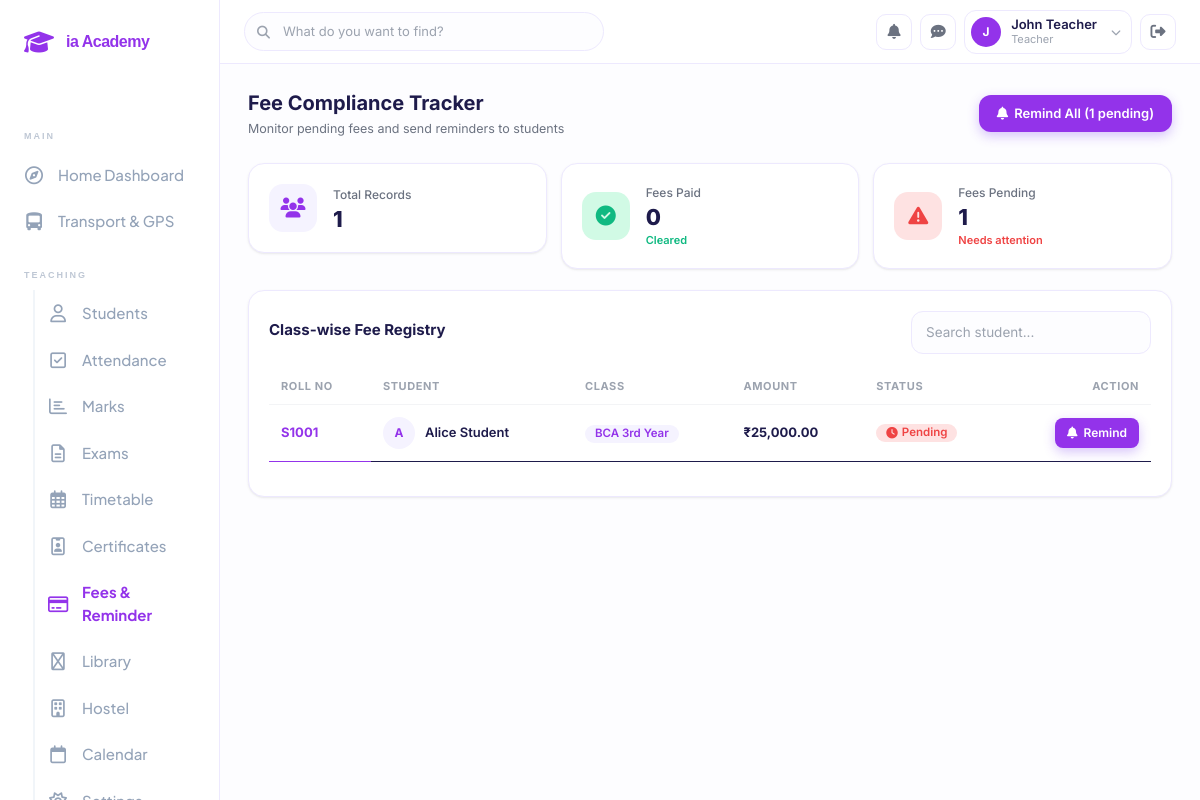
Screenshot of /teacher/fees_overview.php (signed in) with the database file from the repository.
### tables this page shows
CREATE TABLE fees (
    id INT AUTO_INCREMENT PRIMARY KEY,
    student_id INT NOT NULL,
    amount DECIMAL(10, 2) NOT NULL,
    due_date DATE NOT NULL,
    paid_date DATE,
    status ENUM('pending', 'paid', 'overdue') DEFAULT 'pending',
    receipt_no VARCHAR(100) UNIQUE,
    FOREIGN KEY (student_id) REFERENCES students(id) ON DELETE CASCADE
);

CREATE TABLE students (
    id INT AUTO_INCREMENT PRIMARY KEY,
    user_id INT NOT NULL,
    roll_no VARCHAR(50) UNIQUE NOT NULL,
    class VARCHAR(50),
    semester INT,
    parent_phone VARCHAR(20),
    FOREIGN KEY (user_id) REFERENCES users(id) ON DELETE CASCADE
);

CREATE TABLE users (
    id INT AUTO_INCREMENT PRIMARY KEY,
    name VARCHAR(255) NOT NULL,
    email VARCHAR(255) UNIQUE NOT NULL,
    password VARCHAR(255) NOT NULL,
    role ENUM('admin', 'teacher', 'student', 'parent') NOT NULL,
    phone VARCHAR(20),
    created_at TIMESTAMP DEFAULT CURRENT_TIMESTAMP
);

### config/db.php (called while the page is built, shortened)
<?php
if (!class_exists('SmartPDOStatement')) {
    class SmartPDOStatement {
        private $stmt;
        private array $rows = [];
        public function __construct($stmtOrBridge, string $sql = '') {
            if ($stmtOrBridge instanceof NeonHttpBridge) {
                $this->httpBridge = $stmtOrBridge;
                $this->sql = $sql;
            } else {
                $this->stmt = $stmtOrBridge;
            }
        }
        public function fetchAll(int $mode = PDO::FETCH_ASSOC, ...$args): array {
            if ($this->stmt) {
                return $this->stmt->fetchAll($mode, ...$args);
            }
            return $this->rows;
        }
    }
    class SmartPDO {
        private ?PDO $pdo = null;
        private ?NeonHttpBridge $http = null;
        private string $driver;
        public function __construct($pdoOrBridge, string $driver = 'pgsql') {
            $this->driver = $driver;
            if ($pdoOrBridge instanceof PDO) {
                $this->pdo = $pdoOrBridge;
            } elseif ($pdoOrBridge instanceof NeonHttpBridge) {
                $this->http = $pdoOrBridge;
            }
        }
        public static function translateSql(string $sql, string $driver = 'pgsql'): string {
            if ($driver !== 'pgsql') {
                return $sql;
            }
            $s = trim($sql);
            $s = str_replace('`', '', $s);
            $s = preg_replace('/\bCURDATE\s*\(\s*\)/i', 'CURRENT_DATE', $s);
            $s = preg_replace('/\bMONTH\s*\(\s*([a-zA-Z0-9_.]+)\s*\)/i', 'EXTRACT(MONTH FROM $1)::int', $s);
            $s = preg_replace('/\bYEAR\s*\(\s*([a-zA-Z0-9_.]+)\s*\)/i', 'EXTRACT(YEAR FROM $1)::int', $s);
            $s = preg_replace('/\bDATE_ADD\s*\(\s*NOW\s*\(\s*\)\s*,\s*INTERVAL\s+(\d+\s+[A-Z]+)\s*\)/i', "(NOW() + INTERVAL '$1')", $s);
            $s = preg_replace('/\bTIMESTAMPDIFF\s*\(\s*SECOND\s*,\s*([a-zA-Z0-9_.]+)\s*,\s*NOW\s*\(\s*\)\s*\)/i', 'EXTRACT(EPOCH FROM (NOW() - $1))::int', $s);
            $s = preg_replace('/\bCAST\s*\(\s*SUBSTRING_INDEX\s*\(\s*([a-zA-Z0-9_.]+)\s*,\s*\'-\'\s*,\s*-1\s*\)\s+AS\s+UNSIGNED\s*\)/i', "CAST(SPLIT_PART($1, '-', 2) AS INTEGER)", $s);
            $s = preg_replace('/\bSUM\s*\(\s*([a-zA-Z0-9_.]+)\s*=\s*(\'[^\']*\')\s*\)/i', 'SUM(CASE WHEN $1 = $2 THEN 1 ELSE 0 END)', $s);
            return $s;
        }
        public function query(string $sql, ?int $fetchMode = null, ...$fetchModeArgs) {
            $translated = self::translateSql($sql, $this->driver);
            if ($this->pdo) {
                $stmt = $fetchMode !== null
                    ? $this->pdo->query($translated, $fetchMode, ...$fetchModeArgs)
                    : $this->pdo->query($translated);
                return new SmartPDOStatement($stmt);
            }
            $stmt = new SmartPDOStatement($this->http, $translated);
            $stmt->execute([]);
            return $stmt;
        }
    }
}
if (!function_exists('get_env_val')) {
    function get_env_val(array $keys, $default = null) {
        return $default;
    }
}
$pg_host = get_env_val(['PGHOST', 'POSTGRES_HOST']);
$pg_db   = get_env_val(['PGDATABASE', 'POSTGRES_DATABASE'], 'neondb');
$pg_user = get_env_val(['PGUSER', 'POSTGRES_USER']);
$pg_pass = get_env_val(['PGPASSWORD', 'POSTGRES_PASSWORD']);
$db_url  = get_env_val(['DATABASE_URL', 'POSTGRES_URL']);
$options = [
    PDO::ATTR_ERRMODE            => PDO::ERRMODE_EXCEPTION,
    PDO::ATTR_DEFAULT_FETCH_MODE => PDO::FETCH_ASSOC,
    PDO::ATTR_EMULATE_PREPARES   => true,
    PDO::ATTR_TIMEOUT            => 8,
];
if ($pg_host && $pg_user) {
    try {
        if (extension_loaded('pdo_pgsql')) {
            $dsn = "pgsql:host={$pg_host};port=5432;dbname={$pg_db};sslmode=require";
            $rawPdo = new PDO($dsn, $pg_user, $pg_pass, $options);
            $pdo = new SmartPDO($rawPdo, 'pgsql');
        } else {
            $connStr = $db_url ?: "postgresql://{$pg_user}:{$pg_pass}@{$pg_host}/{$pg_db}?sslmode=require";
            $bridge = new NeonHttpBridge($pg_host, $connStr);
            $pdo = new SmartPDO($bridge, 'pgsql');
        }
    } catch (\Throwable $e) {
        try {
            $connStr = $db_url ?: "postgresql://{$pg_user}:{$pg_pass}@{$pg_host}/{$pg_db}?sslmode=require";
            $bridge = new NeonHttpBridge($pg_host, $connStr);
            $pdo = new SmartPDO($bridge, 'pgsql');
        } catch (\Throwable $e2) {
            http_response_code(500);
            die("Database connection error.");
        }
    }
} else {
    $host = get_env_val(['DB_HOST', 'MYSQLHOST', 'MYSQL_HOST'], 'localhost');
    $port = get_env_val(['DB_PORT', 'MYSQLPORT', 'MYSQL_PORT'], '3306');
    $db   = get_env_val(['DB_NAME', 'MYSQLDATABASE', 'MYSQL_DATABASE'], 'smart_college_erp');
    $user = get_env_val(['DB_USER', 'MYSQLUSER', 'MYSQL_USER'], 'root');
    $pass = get_env_val(['DB_PASS', 'MYSQLPASSWORD', 'MYSQL_PASSWORD'], '');
    $dsn = "mysql:host={$host};port={$port};dbname={$db};charset=utf8mb4";
    try {
        $rawPdo = new PDO($dsn, $user, $pass, $options);
        $pdo = new SmartPDO($rawPdo, 'mysql');
    } catch (\PDOException $e) {
        http_response_code(500);
        die("<div style='font-family:sans-serif; padding:50px; text-align:center;'>
                <h2 style='color:#b91c1c;'>⛔ Database Connection Error</h2>
                <p>Could not connect to the database server.</p>
             </div>");
    }
}
?>

### teacher/fees_overview.php (the view, shortened to what this page needs)
<?php
require_once('../config/db.php');
try {
    $fee_overview = $pdo->query("
        SELECT f.*, u.name AS student_name, s.roll_no, s.class, u.id AS student_user_id
        FROM fees f
        JOIN students s ON f.student_id = s.id
        JOIN users u ON s.user_id = u.id
        ORDER BY f.status ASC, s.class, u.name ASC
    ")->fetchAll();
} catch (Exception $e) { $fee_overview = []; }
$pending_count = count(array_filter($fee_overview, fn($f) => $f['status'] !== 'paid'));
$paid_count    = count($fee_overview) - $pending_count;
?>
<!DOCTYPE html>
<html lang="en">
<head>
    <link href="https://cdn.jsdelivr.net/npm/bootstrap@5.3.0/dist/css/bootstrap.min.css" rel="stylesheet">
    <link rel="stylesheet" href="https://cdnjs.cloudflare.com/ajax/libs/font-awesome/6.4.0/css/all.min.css">
    <link rel="stylesheet" href="../assets/css/style.css?v=<?php echo time(); ?>">
</head>
<body>
<div class="wrapper">
    <?php include('../includes/sidebar.php'); ?>
    <div class="main-content">
        <?php include('../includes/topbar.php'); ?>
        <div class="content-area">
            <div class="page-header animate-up">
                <div>
                    <div class="page-title">Fee Compliance Tracker</div>
                    <div class="page-sub">Monitor pending fees and send reminders to students</div>
                </div>
                <?php if ($pending_count > 0): ?>
                <form method="POST">
                    <button type="submit" name="remind_all" class="btn btn-primary"
                            onclick="return confirm('Send SMS/notification reminders to all <?php echo $pending_count; ?> students with pending fees?')">
                        <i class="fas fa-bell"></i> Remind All (<?php echo $pending_count; ?> pending)
                    </button>
                </form>
                <?php endif; ?>
            </div>
            <div class="row g-3 mb-4 animate-up">
                <div class="col-md-4">
                    <div class="kpi-card">
                        <div class="kpi-icon purple"><i class="fas fa-users"></i></div>
                        <div>
                            <div class="kpi-title">Total Records</div>
                            <div class="kpi-value"><?php echo count($fee_overview); ?></div>
                        </div>
                    </div>
                </div>
                <div class="col-md-4">
                    <div class="kpi-card">
                        <div class="kpi-icon green"><i class="fas fa-check-circle"></i></div>
                        <div>
                            <div class="kpi-title">Fees Paid</div>
                            <div class="kpi-value"><?php echo $paid_count; ?></div>
                            <div class="kpi-badge trend-up">Cleared</div>
                        </div>
                    </div>
                </div>
                <div class="col-md-4">
                    <div class="kpi-card">
                        <div class="kpi-icon red"><i class="fas fa-exclamation-triangle"></i></div>
                        <div>
                            <div class="kpi-title">Fees Pending</div>
                            <div class="kpi-value"><?php echo $pending_count; ?></div>
                            <div class="kpi-badge trend-down">Needs attention</div>
                        </div>
                    </div>
                </div>
            </div>
            <div class="card animate-up">
                <div class="d-flex justify-content-between align-items-center mb-3">
                    <div class="card-title">Class-wise Fee Registry</div>
                    <input type="text" id="feeSearch" class="form-control" style="max-width:240px;"
                           placeholder="Search student..." oninput="filterTable(this.value)">
                </div>
                <div class="table-responsive">
                    <table class="table" id="feeTable">
                        <thead>
                            <tr>
                                <th>Roll No</th>
                                <th>Student</th>
                                <th>Class</th>
                                <th>Amount</th>
                                <th>Status</th>
                                <th class="text-end">Action</th>
                            </tr>
                        </thead>
                        <tbody>
                            <?php foreach ($fee_overview as $fo): ?>
                            <tr>
                                <td style="font-weight:700;color:var(--primary);"><?php echo htmlspecialchars($fo['roll_no'] ?? 'N/A'); ?></td>
                                <td>
                                    <div class="table-user">
                                        <div class="table-avatar"><?php echo strtoupper(substr($fo['student_name'],0,1)); ?></div>
                                        <span style="font-weight:600;"><?php echo htmlspecialchars($fo['student_name']); ?></span>
                                    </div>
                                </td>
                                <td><span class="badge badge-purple"><?php echo htmlspecialchars($fo['class'] ?? '-'); ?></span></td>
                                <td style="font-weight:700;">₹<?php echo number_format($fo['amount'], 2); ?></td>
                                <td>
                                    <?php if ($fo['status'] === 'paid'): ?>
                                        <span class="badge badge-green"><i class="fas fa-check"></i> Paid</span>
                                    <?php else: ?>
                                        <span class="badge badge-red"><i class="fas fa-clock"></i> Pending</span>
                                    <?php endif; ?>
                                </td>
                                <td class="text-end">
                                    <?php if ($fo['status'] !== 'paid'): ?>
                                    <form method="POST" class="d-inline">
                                        <button type="submit" name="send_reminder" class="btn btn-sm btn-primary"
                                                onclick="return confirm('Send reminder to <?php echo htmlspecialchars($fo['student_name']); ?>?')">
                                            <i class="fas fa-bell"></i> Remind
                                        </button>
                                    </form>
                                    <?php else: ?>
                                        <span style="font-size:12px;color:var(--text-muted);font-weight:600;">All clear</span>
                                    <?php endif; ?>
                                </td>
                            </tr>
                            <?php endforeach; ?>
                        </tbody>
                    </table>
                </div>
            </div>
        </div>
    </div>
</div>
</body>
</html>

### rows the page displays
fees: status "1", status "0", student.roll_no "S1001", users.name "A", users.name "Alice Student", student.class "BCA 3rd Year", amount "25,000.00", shows "Pending"

### other values shown
$initial "J"
$user_name "John Teacher"
$user_role "Teacher"
count($fee_overview) "1"
